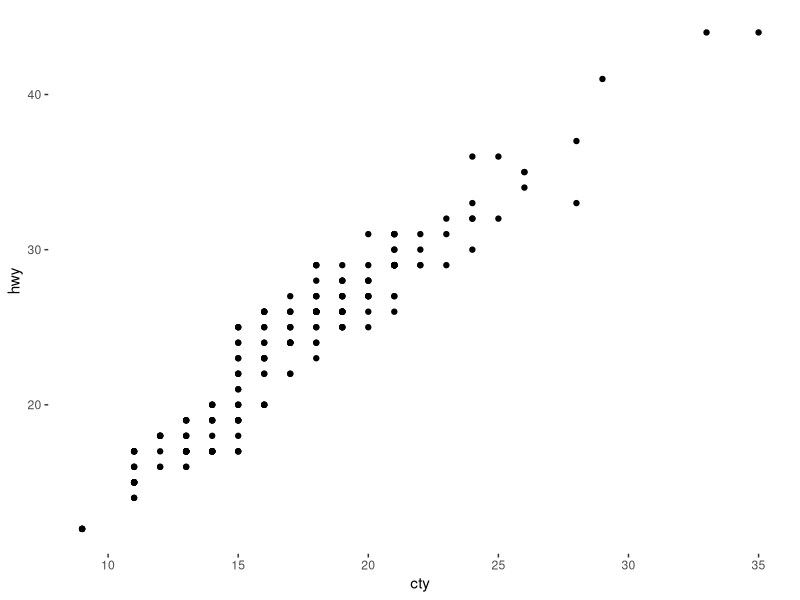
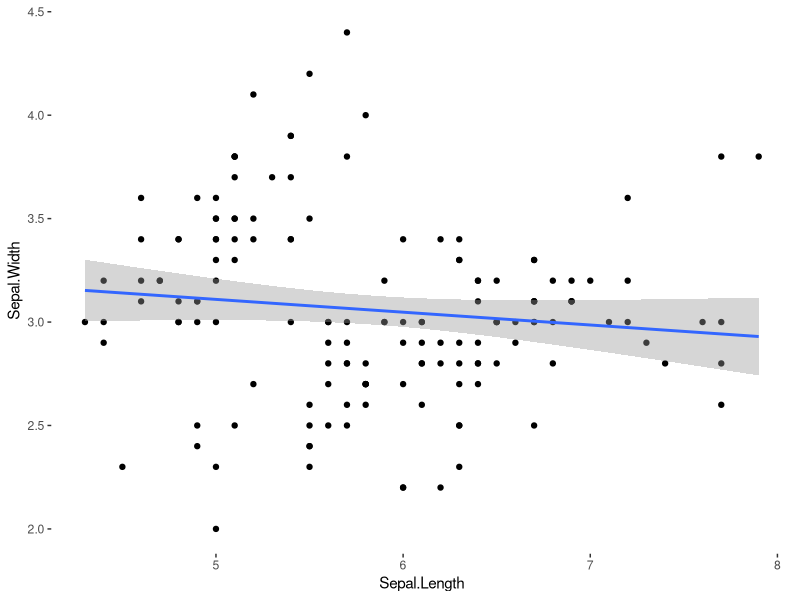
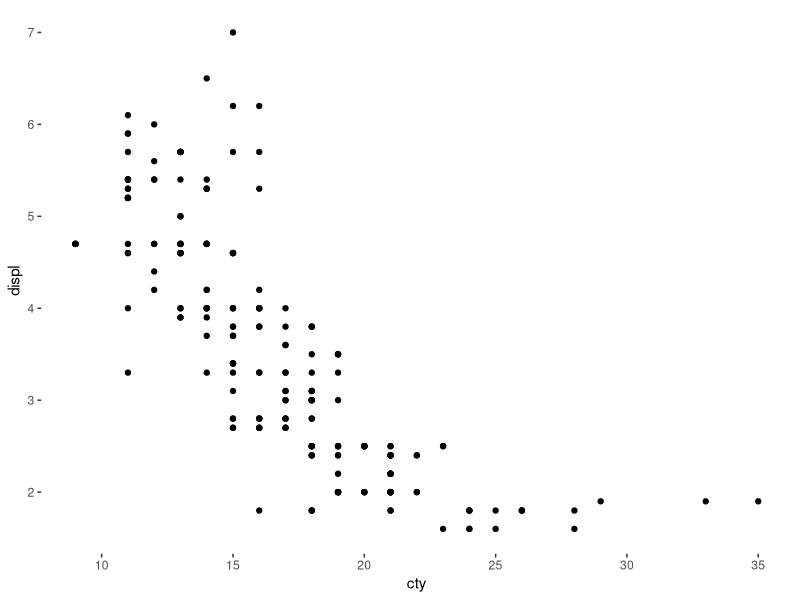

These figures' R source, in order:
## ---- chunk 1

#---------- RSTUDIO STARTER V 2.0  --------------#
#                    -Prepared with care by  AM ;D
                
                                                                          
knitr::opts_chunk$set(echo = TRUE, 
                      message = FALSE, 
                      warning = FALSE)      
library(tidyverse)                
library(ggthemes)                    

theme_set(theme_tufte() +                                     
  theme(text=element_text(family="sans")))  

#------------------------------------------------#
## ---- chunk 2
mpg %>% head
## ---- chunk 3
mpg %>% ggplot(aes(x=cty, y=hwy))+geom_point()

## ---- chunk 4
iris %>% ggplot(aes(x=Sepal.Length, y=Sepal.Width))+geom_point()+geom_smooth(method = "lm")
## ---- chunk 5
cor(mpg$cty, mpg$hwy)
## ---- chunk 6
# cty vs displ

mpg %>% ggplot(aes(x=cty, y=displ))+geom_point()

cor(mpg$cty, mpg$displ)

